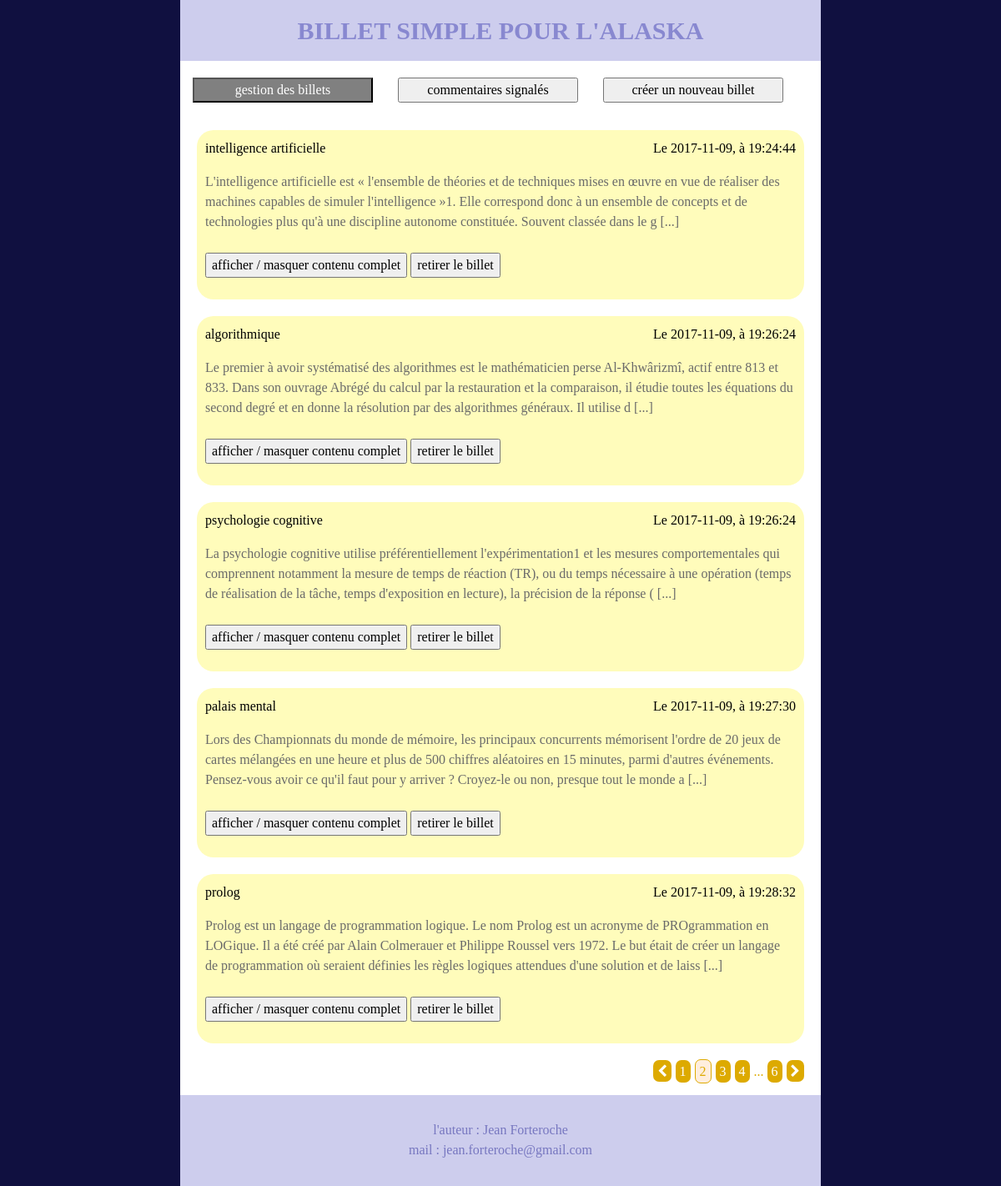
The page /index.php?page=2 (signed in) on the database its author committed.
### tables this page shows
CREATE TABLE `Post` (
  `title` varchar(100) NOT NULL,
  `dateTimePub` datetime NOT NULL DEFAULT CURRENT_TIMESTAMP COMMENT 'date et heure de publication, possible preparer a l''avance',
  `dateTimeExp` datetime DEFAULT NULL COMMENT 'date et heure d''expiration, par defaut null : n''expire pas',
  `content` text NOT NULL,
  `removed` tinyint(1) NOT NULL DEFAULT '0'
);

### controler/adminControler.php (called while the page is built, shortened)
<?php
    require_once('model/Post.php');
?>
<?php
    class AdminControler
    {
        private $_adminPostManager;
        public function __construct()
        {
            $this->_adminPostManager = new PostManager();
        }
        public function postsManagment()
        {
            try
            {
                $indiceBegining = 5 * ((int) strip_tags($_GET['page']) - 1);
                $postsPerPages = 5;
                $indexPost = $indiceBegining;
                $postsLeft = $postsPerPages;
                $allPosts = $this->_adminPostManager->getAllPostsExceptExpiry();
                $cssClass = array('postsManagment' => 'greyButton', 'commentsReported' => '', 'createPost' => '');
                $page = 1+ceil($indiceBegining / $postsPerPages);
                if ($indiceBegining >= count($allPosts))
                {
                    $pageDeleteRedirection = $page - 1;
                    echo '<script type="text/javascript">alert("' . $indiceBegining . ' =? ' . count($allPosts) . ', pageDeleteRedirection : ' . $pageDeleteRedirection . '")</script>';
                }
                else
                {
                    $pageDeleteRedirection = $page;
                }
                require_once $_SERVER['DOCUMENT_ROOT'] . '/view/adminHeaderMenuView.php';
                require_once $_SERVER['DOCUMENT_ROOT'] . '/view/postsManagmentView.php';
                $content = ob_get_clean();
                require_once $_SERVER['DOCUMENT_ROOT'] . '/view/template.php';
            }
            catch (Exception $e)
            {
                echo '<p>erreur : ' . $e->getMessage() ; '</p>';
            }
        }
    }

### index.php (called while the page is built, shortened)
<?php
    try
    {
        require_once('controler/adminControler.php');
        require_once('controler/Rooter.php');
    }
    catch (Exception $e)
    {
        echo '<p>erreur : ' . $e->getMessage() ; '</p>';
    }
    $rooter = new Rooter();
    $rooter->root();

### model/Model.php (called while the page is built, shortened)
<?php
    class Model
    {
        public function __construct()
        {
            $this->_DB = new PDO('mysql:host=localhost:8889;dbname=ecrivain;charset=utf8', 'root', 'root', array(PDO::ATTR_ERRMODE => PDO::ERRMODE_EXCEPTION));
        }
    }

### model/Post.php (called while the page is built, shortened)
<?php
    require_once 'Model.php';
    class PostManager extends Model
    {
        public function getAllPostsExceptExpiry()
        {
            $allPosts = [];
            $query = $this->_DB->query('SELECT title, dateTimePub, dateTimeExp, content, removed FROM Post ORDER BY dateTimePub');
            $i = 0;
            while($onePostFromSQL = $query->fetch(PDO::FETCH_ASSOC))
            {
                if ((! $onePostFromSQL['removed']) && (date('d/m/Y H:i:s') < $onePostFromSQL['dateTimeExp'] || $onePostFromSQL['dateTimeExp'] == NULL))
                {
                    $allPosts[$i]['title'] = $onePostFromSQL['title'];
                    $allPosts[$i]['titleForLink'] = str_replace(' ', '_', $onePostFromSQL['title']);
                    $allPosts[$i]['dateTime'] = str_replace(' ', ', à ', $onePostFromSQL['dateTimePub']);
                    $allPosts[$i]['content'] = $onePostFromSQL['content'];
                    $allPosts[$i]['contentBegin'] = mb_substr($onePostFromSQL['content'], 0, 300);
                    $i++;
                }
            }
            return $allPosts;
        }
    }

### view/postsManagmentView.php (the view, shortened to what this page needs)
    <?php
        while ($postsLeft>0 AND $indexPost<count($allPosts))
        {
    ?>
            <article class="col-xxl-6 col-xl-12 col-sm-12">
                <div class="bulle" href="../index.php?title=<?= $allPosts[$indexPost]['titleForLink'] ?>&amp;action=onePost">
                    <p>
                        <?= $allPosts[$indexPost]['title'] ?><span class="float-right">Le <?= $allPosts[$indexPost]['dateTime'] ?></span>
                    </p>
                    <p class="dernier">
                        <?= $allPosts[$indexPost]['contentBegin'] ?> [...]
                    </p>
                    <p>
                        <button onclick="hideOrShow('<?= $allPosts[$indexPost]['title'] ?>')">afficher / masquer contenu complet</button>
                        <button onclick="deletePost('<?= $allPosts[$indexPost]['title'] ?>', <?= $pageDeleteRedirection ?>)">retirer le billet</button>
                    </p>
                </div>
            </article>
    <?php
            $postsLeft--;
            $indexPost++;
        }
    ?>
    <article class="col-xxl-12 col-xl-12 col-sm-12 navPages">
        <p>
        <?php
            if ($page > 1)
            {
                echo '<a class="fa fa-chevron-left" href="index.php?page=' . ($page-1) . '"></a>';
            }
            for ($j=($page-2) ; $j<($page+3) ; $j++)
            {
                if ($j>0 AND $j==$page)
                {
                    echo '<span class="pageActuelle">' . $j . '</span>';
                }
                elseif ($j>0 AND ($postsPerPages*($j-1))<count($allPosts))
                {
                    echo '<a href="index.php?page=' . $j . '">' . $j . '</a>';
                }
            }
            $pageMax = ceil(count($allPosts)/$postsPerPages);
            if ($page < $pageMax-3)
            {
                echo '... ';
            }
            if ($page < $pageMax-2)
            {
                echo '<a href="index.php?page=' . $pageMax . '">' . $pageMax . '</a>';
            }
            if ($indexPost < count($allPosts))
            {
                echo '<a href="index.php?page=' . ($page+1) . '" class="fa fa-chevron-right"></a>';
            }
        ?>
        </p>
    </article>
</section>

### view/adminHeaderMenuView.php
<section class="row">
    <article class="col-xxl-12 col-xl-12 col-sm-12 adminMenu row">
        <form method="post" action="controler/redirection/redirectionPostsManagment.php" class="col-xxl-4 col-xl-4 col-sm-4">
            <input type="submit" class="col-xxl-12 col-xl-12 col-sm-12 <?php echo $cssClass['postsManagment'] ?>" value="gestion des billets" />
        </form>
        <form method="post" action="controler/redirection/redirectionCommentsReported.php" class="col-xxl-4 col-xl-4 col-sm-4">
            <input type="submit" class="col-xxl-12 col-xl-12 col-sm-12 <?php echo $cssClass['commentsReported'] ?>" value="commentaires signalés" />
        </form>
        <form method="post" action="controler/redirection/redirectionCreatePost.php" class="col-xxl-4 col-xl-4 col-sm-4">
            <input type="submit" class="col-xxl-12 col-xl-12 col-sm-12 <?php echo $cssClass['createPost'] ?>" value="créer un nouveau billet" />
        </form>
    </article>
    <p class="col-xxl-12 col-xl-12 col-sm-12"></p>

### controler/Rooter.php (shortened to what this page needs)
<?php
    require_once('model/Post.php');
    class Rooter
    {
        private $_visitorControler;
        private $_adminControler;
        public function __construct()
        {
            $this->_postManager = new PostManager();
            $this->_arrayAllPosts = $this->_postManager->getAllPostsExceptExpiry();
            $this->_visitorControler = new VisitorControler();
            $this->_adminControler = new AdminControler();
        }
        public function root()
        {
            if (isset($_SESSION['action']))
            {
                if($_SESSION['action'] == 'postsManagment')
                {
                    $this->_adminControler->postsManagment();
                }
                elseif($_SESSION['action'] == 'commentsReported')
                {
                    $this->_adminControler->commentsReported();
                }
                elseif($_SESSION['action'] == 'createPost')
                {
                    $this->_adminControler->createPost();
                }
                else
                {
                    echo 'session action renseigné dans l\'adresse, mais valeur inconnue';
                }
            }
            else
            {
                $this->_visitorControler->allPosts(1);
            }
        }
    }

### view/template.php (shortened to what this page needs)
<!DOCTYPE html>
<html>
    <head>
        <link rel="stylesheet" href="../plugins/bootstrap/css/bootstrap.css" />
        <link rel="stylesheet" href="../view/mychanges.css" />
        <link href="https://maxcdn.bootstrapcdn.com/font-awesome/4.7.0/css/font-awesome.min.css" rel="stylesheet">
    </head>
    <body>
        <div class="fondBleu">
            <div class="container">
                <header class="row">
                    <h1 class="enTete col-xxl-12 col-xl-12 col-sm-12"><a href="index.php">BILLET SIMPLE POUR L'ALASKA</a></h1>
                </header>
                <?= $content ?>
                <footer class="row">
                    <ul class="list-unstyled centrer col-xxl-12 col-xl-12 col-sm-12 ulfooter">
                        <li>l'auteur : Jean Forteroche</li>
                        <li>mail : jean.forteroche@gmail.com</li>
                    </ul>
                </footer>
            </div>
        </div>
    </body>
</html>

### view/myChanges.css (style rules this page uses)
.greyButton { background : grey; color : white; }
.navPages { text-align : right; color : #da0; }
.navPages > p > * { color : white; background : #da0; padding : 5px; border-radius : 7px; margin-right : 5px; }
.pageActuelle { background : #fed !important; border : 1px solid #da0; color : #da0 !important; }
.dernier { margin-bottom : 25px; color : #6a6a6a; }
.bulle { display : block; margin :5px; margin-top : 0px; margin-bottom : 20px; border-radius : 20px; padding : 10px; background : #fffcbb; color : black; }
section { padding-top : 20px; background : white; }
h1 { margin-bottom : 0px; }
body { font-family : "Times New Roman"; background : #101040; }
footer { background : #cdcded; color : #7777c0; }
.ulfooter { padding : 30px !important; padding-bottom : 15px !important; }
.enTete { font-size : 30px; color : #8888d0; text-align : center !important; background : #cdcded; font-weight : bold; padding : 20px; }
.enTete > a { color : #8888d0; }
.centrer { text-align : center; }

### rows shown on the page
post: title "algorithmique", dateTime "2017-11-09, à 19:26:24", contentBegin "Le premier à avoir systématisé des algorithmes est le mathématicien perse Al-Khwârizmî, actif entre 813 et 833. Dans son ouvrage Abrégé du calcul par la restauration et la comparaison, il étudie toutes les équations du second degré et en donne la résolution par des algorithmes généraux. Il utilise d"
post: title "prolog", dateTime "2017-11-09, à 19:28:32", contentBegin "Prolog est un langage de programmation logique. Le nom Prolog est un acronyme de PROgrammation en LOGique. Il a été créé par Alain Colmerauer et Philippe Roussel vers 1972. Le but était de créer un langage de programmation où seraient définies les règles logiques attendues d'une solution et de laiss"

### other values the page prints
$allPosts[$indexPost]['title'] "intelligence artificielle"
$allPosts[$indexPost]['dateTime'] "2017-11-09, à 19:24:44"
$allPosts[$indexPost]['title'] "psychologie cognitive"
$allPosts[$indexPost]['dateTime'] "2017-11-09, à 19:26:24"
$allPosts[$indexPost]['title'] "palais mental"
$allPosts[$indexPost]['dateTime'] "2017-11-09, à 19:27:30"
$pageMax "6"
